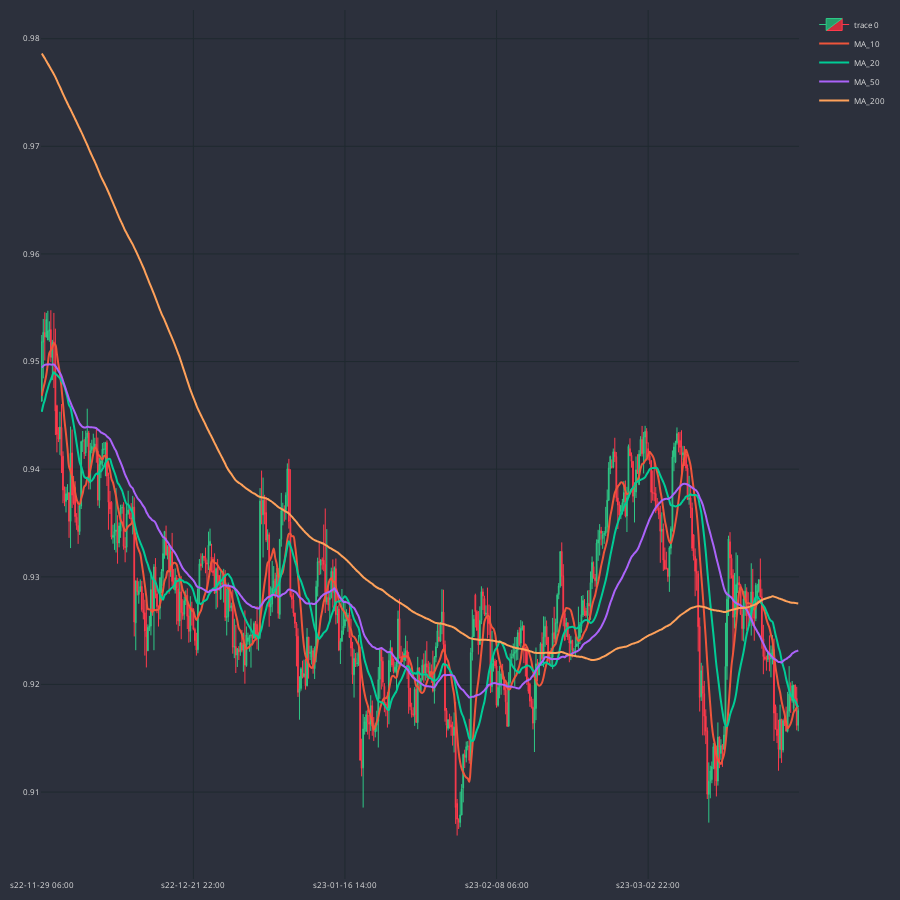

Source (notebook cell):
### Code cell
traces = [f"MA_{x}" for x in MA_LIST]
cp.show_plot(line_traces=traces)

### Figure 1 — Plotly figure (JSON) as saved in the notebook; plotly's stock layout.template omitted (floating-point values rounded to 4 significant figures; data arrays with more than 128 entries replaced by an {"elided": "..."} marker saying what was removed)
{"data": [{"close": {"elided": "500 float values"}, "decreasing": {"fillcolor": "#CC2E3C", "line": {"color": "#FF3A4C"}}, "high": {"elided": "500 float values"}, "increasing": {"fillcolor": "#24A06B", "line": {"color": "#2EC886"}}, "line": {"width": 1}, "low": {"elided": "500 float values"}, "opacity": 1, "open": {"elided": "500 float values"}, "type": "candlestick", "x": {"elided": "500 str values"}}, {"line": {"shape": "spline", "width": 2}, "name": "MA_10", "type": "scatter", "x": {"elided": "500 str values"}, "y": {"elided": "500 float values"}}, {"line": {"shape": "spline", "width": 2}, "name": "MA_20", "type": "scatter", "x": {"elided": "500 str values"}, "y": {"elided": "500 float values"}}, {"line": {"shape": "spline", "width": 2}, "name": "MA_50", "type": "scatter", "x": {"elided": "500 str values"}, "y": {"elided": "500 float values"}}, {"line": {"shape": "spline", "width": 2}, "name": "MA_200", "type": "scatter", "x": {"elided": "500 str values"}, "y": {"elided": "500 float values"}}], "layout": {"font": {"color": "#e1e1e1", "size": 8}, "height": 900, "margin": {"b": 10, "l": 10, "r": 10, "t": 10}, "paper_bgcolor": "#2c303c", "plot_bgcolor": "#2c303c", "width": 900, "xaxis": {"gridcolor": "#1f292f", "nticks": 5, "rangeslider": {"visible": false}}, "yaxis": {"gridcolor": "#1f292f"}}}
